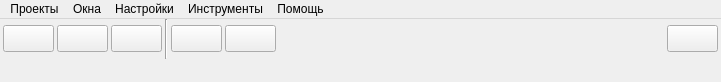
<?xml version="1.0" encoding="UTF-8"?>
<ui version="4.0">
 <class>MainScripterWindow</class>
 <widget class="QMainWindow" name="MainScripterWindow">
  <property name="geometry">
   <rect>
    <x>0</x>
    <y>0</y>
    <width>721</width>
    <height>82</height>
   </rect>
  </property>
  <property name="sizePolicy">
   <sizepolicy hsizetype="Preferred" vsizetype="Fixed">
    <horstretch>0</horstretch>
    <verstretch>0</verstretch>
   </sizepolicy>
  </property>
  <property name="maximumSize">
   <size>
    <width>16777215</width>
    <height>100</height>
   </size>
  </property>
  <property name="baseSize">
   <size>
    <width>0</width>
    <height>61</height>
   </size>
  </property>
  <property name="windowTitle">
   <string>Qt Simple Scripter 2.2022.05.12</string>
  </property>
  <widget class="QWidget" name="centralwidget">
   <property name="sizePolicy">
    <sizepolicy hsizetype="Preferred" vsizetype="Expanding">
     <horstretch>0</horstretch>
     <verstretch>0</verstretch>
    </sizepolicy>
   </property>
   <property name="maximumSize">
    <size>
     <width>16777215</width>
     <height>40</height>
    </size>
   </property>
   <property name="baseSize">
    <size>
     <width>0</width>
     <height>40</height>
    </size>
   </property>
   <property name="font">
    <font>
     <pointsize>12</pointsize>
    </font>
   </property>
   <layout class="QHBoxLayout" name="horizontalLayout">
    <property name="spacing">
     <number>3</number>
    </property>
    <property name="sizeConstraint">
     <enum>QLayout::SetMinimumSize</enum>
    </property>
    <property name="leftMargin">
     <number>3</number>
    </property>
    <property name="topMargin">
     <number>0</number>
    </property>
    <property name="rightMargin">
     <number>3</number>
    </property>
    <property name="bottomMargin">
     <number>0</number>
    </property>
    <item>
     <widget class="QPushButton" name="btnShowProjectList">
      <property name="toolTip">
       <string>Список проектов</string>
      </property>
      <property name="text">
       <string/>
      </property>
      <property name="icon">
       <iconset resource="../icons.qrc">
        <normaloff>:/images/icons/folder.png</normaloff>:/images/icons/folder.png</iconset>
      </property>
      <property name="iconSize">
       <size>
        <width>32</width>
        <height>32</height>
       </size>
      </property>
     </widget>
    </item>
    <item>
     <widget class="QPushButton" name="btnNewProject">
      <property name="toolTip">
       <string>Новый проект</string>
      </property>
      <property name="text">
       <string/>
      </property>
      <property name="icon">
       <iconset resource="../icons.qrc">
        <normaloff>:/images/icons/document_add.png</normaloff>:/images/icons/document_add.png</iconset>
      </property>
      <property name="iconSize">
       <size>
        <width>32</width>
        <height>32</height>
       </size>
      </property>
     </widget>
    </item>
    <item>
     <widget class="QPushButton" name="btnShowProjectEditor">
      <property name="toolTip">
       <string>Метаданные</string>
      </property>
      <property name="text">
       <string/>
      </property>
      <property name="icon">
       <iconset resource="../icons.qrc">
        <normaloff>:/images/icons/document.png</normaloff>:/images/icons/document.png</iconset>
      </property>
      <property name="iconSize">
       <size>
        <width>32</width>
        <height>32</height>
       </size>
      </property>
     </widget>
    </item>
    <item>
     <widget class="Line" name="line">
      <property name="orientation">
       <enum>Qt::Vertical</enum>
      </property>
     </widget>
    </item>
    <item>
     <widget class="QPushButton" name="btnShowSpeakerEditor">
      <property name="toolTip">
       <string>Говорящие</string>
      </property>
      <property name="whatsThis">
       <string>&lt;html&gt;&lt;head/&gt;&lt;body&gt;&lt;p&gt;Эта кнопка открывает окно редактирования &lt;span style=&quot; font-weight:600;&quot;&gt;говорящих&lt;/span&gt;. Необходимо сначала загрузить существующий или создать&lt;span style=&quot; color:#ff0000;&quot;&gt; новый проект&lt;/span&gt;&lt;/p&gt;&lt;/body&gt;&lt;/html&gt;</string>
      </property>
      <property name="text">
       <string/>
      </property>
      <property name="icon">
       <iconset resource="../icons.qrc">
        <normaloff>:/images/icons/microphone.png</normaloff>:/images/icons/microphone.png</iconset>
      </property>
      <property name="iconSize">
       <size>
        <width>32</width>
        <height>32</height>
       </size>
      </property>
     </widget>
    </item>
    <item>
     <widget class="QPushButton" name="btnShowStatementEditor">
      <property name="toolTip">
       <string>Реплики</string>
      </property>
      <property name="whatsThis">
       <string>&lt;html&gt;&lt;head/&gt;&lt;body&gt;&lt;p&gt;Эта кнопка позволяет открыть окно навигации и редакитрования реплик проекта. Это основное рабочее окно программы.&lt;/p&gt;&lt;/body&gt;&lt;/html&gt;</string>
      </property>
      <property name="text">
       <string/>
      </property>
      <property name="icon">
       <iconset resource="../icons.qrc">
        <normaloff>:/images/icons/chat.png</normaloff>:/images/icons/chat.png</iconset>
      </property>
      <property name="iconSize">
       <size>
        <width>32</width>
        <height>32</height>
       </size>
      </property>
     </widget>
    </item>
    <item>
     <spacer name="horizontalSpacer">
      <property name="orientation">
       <enum>Qt::Horizontal</enum>
      </property>
      <property name="sizeHint" stdset="0">
       <size>
        <width>470</width>
        <height>20</height>
       </size>
      </property>
     </spacer>
    </item>
    <item>
     <widget class="QPushButton" name="btnExit">
      <property name="toolTip">
       <string>Выйти из программе</string>
      </property>
      <property name="text">
       <string/>
      </property>
      <property name="icon">
       <iconset resource="../icons.qrc">
        <normaloff>:/images/icons/close.png</normaloff>:/images/icons/close.png</iconset>
      </property>
      <property name="iconSize">
       <size>
        <width>32</width>
        <height>32</height>
       </size>
      </property>
     </widget>
    </item>
   </layout>
  </widget>
  <widget class="QMenuBar" name="menubar">
   <property name="geometry">
    <rect>
     <x>0</x>
     <y>0</y>
     <width>721</width>
     <height>22</height>
    </rect>
   </property>
   <widget class="QMenu" name="menuProject">
    <property name="title">
     <string>Проекты</string>
    </property>
    <addaction name="aNewProject"/>
    <addaction name="aProjectList"/>
    <addaction name="separator"/>
    <addaction name="aExit"/>
   </widget>
   <widget class="QMenu" name="menuWindows">
    <property name="title">
     <string>Окна</string>
    </property>
    <addaction name="aEditProject"/>
    <addaction name="aSpeakerList"/>
    <addaction name="aStatementList"/>
   </widget>
   <widget class="QMenu" name="menuSettings">
    <property name="title">
     <string>Настройки</string>
    </property>
    <addaction name="aAutosaveSetting"/>
   </widget>
   <widget class="QMenu" name="menuTools">
    <property name="title">
     <string>Инструменты</string>
    </property>
    <addaction name="aHighlightPatterns"/>
    <addaction name="aPatternSchemes"/>
    <addaction name="aReplacePatterns"/>
    <addaction name="separator"/>
    <addaction name="aTestPattern"/>
    <addaction name="aExecuteScript"/>
   </widget>
   <widget class="QMenu" name="menuHelp">
    <property name="title">
     <string>Помощь</string>
    </property>
    <addaction name="aWhatsThis"/>
   </widget>
   <addaction name="menuProject"/>
   <addaction name="menuWindows"/>
   <addaction name="menuSettings"/>
   <addaction name="menuTools"/>
   <addaction name="menuHelp"/>
  </widget>
  <action name="aNewProject">
   <property name="text">
    <string>Новый проект</string>
   </property>
  </action>
  <action name="aProjectList">
   <property name="text">
    <string>Список проектов</string>
   </property>
  </action>
  <action name="aExit">
   <property name="text">
    <string>Выход</string>
   </property>
  </action>
  <action name="aEditProject">
   <property name="text">
    <string>Метаданные</string>
   </property>
  </action>
  <action name="aSpeakerList">
   <property name="text">
    <string>Говорящие</string>
   </property>
  </action>
  <action name="aStatementList">
   <property name="text">
    <string>Реплики</string>
   </property>
  </action>
  <action name="aHighlightPatterns">
   <property name="text">
    <string>Шаблоны поиска</string>
   </property>
  </action>
  <action name="aPatternSchemes">
   <property name="text">
    <string>Схемы шаблонов</string>
   </property>
  </action>
  <action name="aReplacePatterns">
   <property name="text">
    <string>Шаблоны замены</string>
   </property>
  </action>
  <action name="aTestPattern">
   <property name="text">
    <string>Тестирование шаблонов</string>
   </property>
  </action>
  <action name="aAutosaveSetting">
   <property name="text">
    <string>Автосохранение</string>
   </property>
  </action>
  <action name="aWhatsThis">
   <property name="text">
    <string>Режим &quot;Что это&quot;</string>
   </property>
   <property name="shortcut">
    <string>F1</string>
   </property>
   <property name="shortcutContext">
    <enum>Qt::ApplicationShortcut</enum>
   </property>
  </action>
  <action name="aExecuteScript">
   <property name="text">
    <string>Выполнить SQL скрипт</string>
   </property>
  </action>
 </widget>
 <resources>
  <include location="../icons.qrc"/>
 </resources>
 <connections>
  <connection>
   <sender>btnShowProjectList</sender>
   <signal>clicked()</signal>
   <receiver>MainScripterWindow</receiver>
   <slot>on_aProjectList_triggered()</slot>
   <hints>
    <hint type="sourcelabel">
     <x>27</x>
     <y>46</y>
    </hint>
    <hint type="destinationlabel">
     <x>107</x>
     <y>157</y>
    </hint>
   </hints>
  </connection>
  <connection>
   <sender>btnShowProjectEditor</sender>
   <signal>clicked()</signal>
   <receiver>MainScripterWindow</receiver>
   <slot>on_aEditProject_triggered()</slot>
   <hints>
    <hint type="sourcelabel">
     <x>123</x>
     <y>46</y>
    </hint>
    <hint type="destinationlabel">
     <x>142</x>
     <y>173</y>
    </hint>
   </hints>
  </connection>
  <connection>
   <sender>btnShowSpeakerEditor</sender>
   <signal>clicked()</signal>
   <receiver>MainScripterWindow</receiver>
   <slot>on_aSpeakerList_triggered()</slot>
   <hints>
    <hint type="sourcelabel">
     <x>191</x>
     <y>38</y>
    </hint>
    <hint type="destinationlabel">
     <x>188</x>
     <y>123</y>
    </hint>
   </hints>
  </connection>
  <connection>
   <sender>btnShowStatementEditor</sender>
   <signal>clicked()</signal>
   <receiver>MainScripterWindow</receiver>
   <slot>on_aStatementList_triggered()</slot>
   <hints>
    <hint type="sourcelabel">
     <x>231</x>
     <y>41</y>
    </hint>
    <hint type="destinationlabel">
     <x>217</x>
     <y>110</y>
    </hint>
   </hints>
  </connection>
  <connection>
   <sender>btnNewProject</sender>
   <signal>clicked()</signal>
   <receiver>MainScripterWindow</receiver>
   <slot>on_aNewProject_triggered()</slot>
   <hints>
    <hint type="sourcelabel">
     <x>71</x>
     <y>40</y>
    </hint>
    <hint type="destinationlabel">
     <x>399</x>
     <y>30</y>
    </hint>
   </hints>
  </connection>
 </connections>
 <slots>
  <slot>on_aProjectList_triggered()</slot>
  <slot>on_aEditProject_triggered()</slot>
  <slot>on_aSpeakerList_triggered()</slot>
  <slot>on_aStatementList_triggered()</slot>
  <slot>on_aNewProject_triggered()</slot>
 </slots>
</ui>
